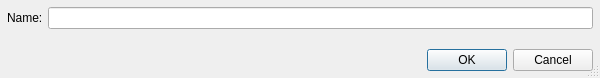
<?xml version="1.0" encoding="UTF-8"?>
<ui version="4.0">
 <class>AddCreatorDialog</class>
 <widget class="QDialog" name="AddCreatorDialog">
  <property name="geometry">
   <rect>
    <x>0</x>
    <y>0</y>
    <width>600</width>
    <height>78</height>
   </rect>
  </property>
  <property name="windowTitle">
   <string>Add Creator</string>
  </property>
  <property name="sizeGripEnabled">
   <bool>true</bool>
  </property>
  <layout class="QVBoxLayout" name="verticalLayout">
   <property name="spacing">
    <number>5</number>
   </property>
   <property name="leftMargin">
    <number>7</number>
   </property>
   <property name="topMargin">
    <number>7</number>
   </property>
   <property name="rightMargin">
    <number>7</number>
   </property>
   <property name="bottomMargin">
    <number>7</number>
   </property>
   <item>
    <layout class="QFormLayout" name="formLayout">
     <item row="0" column="0">
      <widget class="QLabel" name="label">
       <property name="text">
        <string>Name:</string>
       </property>
      </widget>
     </item>
     <item row="0" column="1">
      <widget class="QLineEdit" name="nameLineEdit"/>
     </item>
    </layout>
   </item>
   <item>
    <widget class="QDialogButtonBox" name="buttonBox">
     <property name="orientation">
      <enum>Qt::Horizontal</enum>
     </property>
     <property name="standardButtons">
      <set>QDialogButtonBox::Cancel|QDialogButtonBox::Ok</set>
     </property>
    </widget>
   </item>
  </layout>
 </widget>
 <resources/>
 <connections>
  <connection>
   <sender>buttonBox</sender>
   <signal>accepted()</signal>
   <receiver>AddCreatorDialog</receiver>
   <slot>accept()</slot>
   <hints>
    <hint type="sourcelabel">
     <x>248</x>
     <y>254</y>
    </hint>
    <hint type="destinationlabel">
     <x>157</x>
     <y>274</y>
    </hint>
   </hints>
  </connection>
  <connection>
   <sender>buttonBox</sender>
   <signal>rejected()</signal>
   <receiver>AddCreatorDialog</receiver>
   <slot>reject()</slot>
   <hints>
    <hint type="sourcelabel">
     <x>316</x>
     <y>260</y>
    </hint>
    <hint type="destinationlabel">
     <x>286</x>
     <y>274</y>
    </hint>
   </hints>
  </connection>
 </connections>
</ui>
